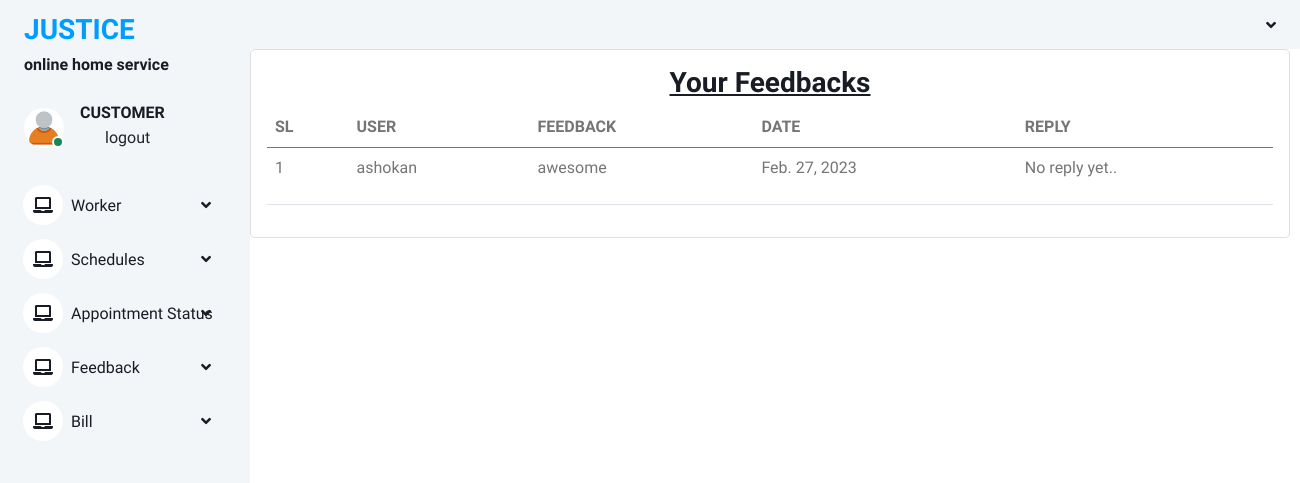
Page /view (signed in) on the committed database.
### ohs_app/models.py (models this page shows)
class complaints(models.Model):
    user = models.ForeignKey(Login, on_delete=models.DO_NOTHING)
    feedback = models.TextField()
    date = models.DateField(auto_now=True)
    reply = models.TextField(null=True,blank=True)

class Login(AbstractUser):
    is_customer = models.BooleanField(default=False)
    is_worker = models.BooleanField(default=False)

### ohs_app/views.py (the view)
# urls.py: path("view", views.view, name="view"),
@login_required(login_url='login_page')
def view(request):
    data = complaints.objects.filter(user = request.user)
    print(data)
    return render(request, "customer/view.html", {"data": data})

### templates/customer/view.html (shortened to what this page needs)
{% extends "customer/customer_base.html" %}
{% block content %}
<div class="card" style="width: 65rem;">
  <div class="card-body">
      <h3 class="card-title"><center><u>Your Feedbacks</u></center></h3>
<table class="table">
  <thead>
    <tr>
      <th scope="col">SL</th>
      <th scope="col">USER</th>
      <th scope="col">FEEDBACK</th>
      <th scope="col">DATE</th>
      <th scope="col">REPLY</th>
    </tr>
  </thead>
  <tbody>
      {% for i in data %}
    <tr>
      <td>{{forloop.counter}}</td>
      <td>{{i.user}}</td>
        <td>{{i.feedback}}</td>
         <td>{{i.date}}</td>
       <td>
        {% if i.reply == None %}
        <p>No reply yet..</p>
        {% else %}
        {{i.reply}}
        {% endif %}
      </td>
    </tr>
{% endfor %}
  </tbody>
  </table>
{% endblock %}

### static/static1/asset/css/style.css (style rules this page uses)
:root { --primary: #009CFF; --light: #F3F6F9; --dark: #191C24; }

### rows in the picture
complaints: user "ashokan", feedback "awesome", date "Feb. 27, 2023", shows "No reply yet.."
